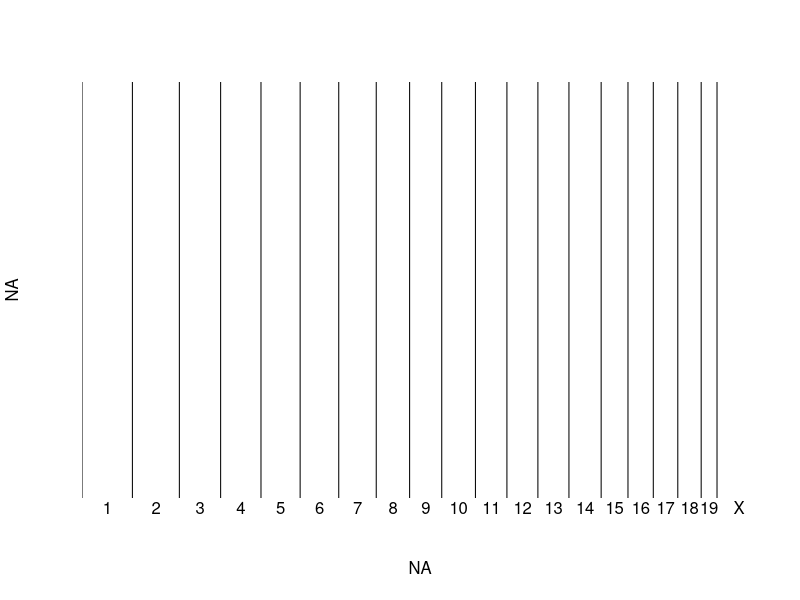
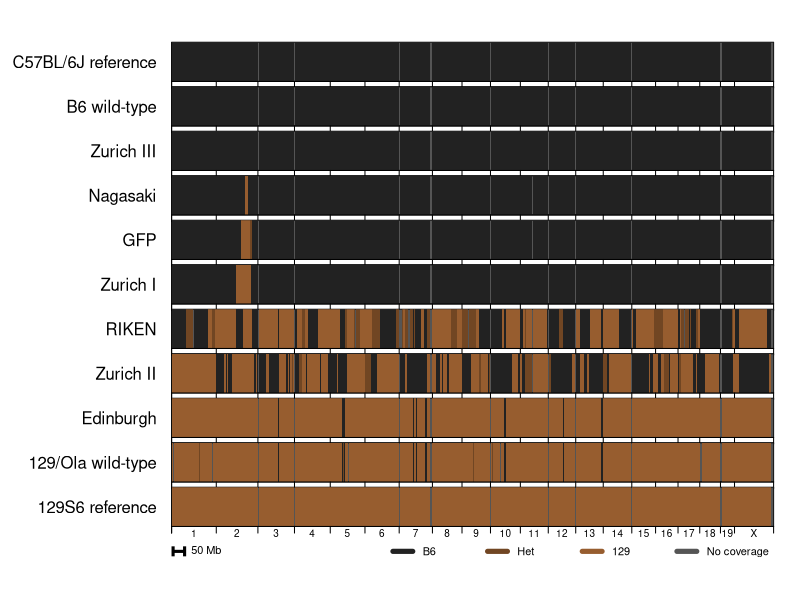

The R source for these figures, in order:
options(stringsAsFactors=FALSE)
require(sqldf)
setwd('~/d/sci/src/ko_snps')
gt = read.table('nuvolone-ko-mice-genotypes.tsv',sep='\t',header=TRUE)

colnames(gt) = tolower(colnames(gt)) # lower case column names

color_b6    = '#222222'
color_129   = '#975D2F' # 
color_het   = '#714623' # halfway between above
color_lines = '#FC1501' # gummi red - http://www.december.com/html/spec/color1.html
color_bg    = '#555555' # background color

value_b6  = 1
value_129 = 0
value_het = 0.5

colordict = list()
colordict[[as.character(value_b6)]] = color_b6
colordict[[as.character(value_het)]] = color_het
colordict[[as.character(value_129)]] = color_129

chrlen = read.table("grcm38-chrom-lengths.tsv",header=TRUE)
# properly number and sort the chromosomes
chrlen$chrno = 0
chrlen$chrno[chrlen$chr=='X'] = 23
chrlen$chrno[chrlen$chr!='X'] = as.integer(chrlen$chr[chrlen$chr!='X'])
# calculate the "absolute position" where each chromosome starts
chrlen = chrlen[with(chrlen, order(chrno)),]
chrlen$startpos = cumsum(as.numeric(chrlen$length)) - chrlen$length + 1
chrlen$endpos = chrlen$startpos + chrlen$length
# assign "absolute position" to each position
gt$abspos = gt$pos + chrlen$startpos[match(gt$chr,chrlen$chr)]
# double check that absolute positions are monotonically increasing
any(gt$abspos != cummax(gt$abspos)) # FALSE is good
# find which SNPs are the highest on their chromosome - for plotting vertical lines at chr breaks
# find places to plot vertical lines between chromosomes
chrbreaks = c(chrlen$startpos,sum(as.numeric(chrlen$length)))
# find places to label chromosomes - midpoint between each line
chrmids = (chrbreaks[1:(length(chrbreaks)-1)] + chrbreaks[2:length(chrbreaks)]) / 2

# test plotting the chromosome boundaries
par(mfrow=c(1,1))
plot(NA,NA,xlim=c(0,max(gt$abspos)),ylim=c(0,1),xaxs='i',axes=FALSE)
abline(v=chrbreaks)
mtext(side=1,at=chrmids,text=chrlen$chr)

colnames(gt)

plot_order = c(6,7,8,9,10,11,12,13,14,15,16) # which columns to plot, and in what order
display_names = colnames(gt)
display_names[plot_order] = c("C57BL/6J reference","B6 wild-type","Zurich III","Nagasaki","GFP","Zurich I","RIKEN","Zurich II","Edinburgh","129/Ola wild-type","129S6 reference")
# placeholder - can add nicer-looking names later


# find left and right boundaries
no_cov_threshold = 1e7 # plot gray if there is no SNP coverage for > 10 Mb
# left boundary is halfway between self and previous SNP, or -10Mb, whichever is closer
left_distance = pmin(no_cov_threshold,c(0,(gt$abspos[2:(dim(gt)[1])]-gt$abspos[1:(dim(gt)[1]-1)])/2))
gt$rectleft = pmax(gt$abspos - left_distance,chrlen$startpos[match(gt$chr,chrlen$chr)]) - 1 
right_distance = pmin(no_cov_threshold,c((gt$abspos[2:(dim(gt)[1])]-gt$abspos[1:(dim(gt)[1]-1)])/2,0))
gt$rectright = pmin(gt$abspos + right_distance,chrlen$endpos[match(gt$chr,chrlen$chr)]) + 1

pdf('ko-mice-genotypes.pdf',width=10,height=5)
par(mfrow=c(length(plot_order)+1,1),mar=c(.2,5,.2,1),oma=c(2,8,3,1))
iteration = 1
for (colno in plot_order) {
  plot(NA,NA,xlim=c(0,sum(as.numeric(chrlen$length))),ylim=c(0,1),yaxs='i',xaxs='i',
       yaxt='n',xaxt='n',ylab='',xlab='',cex.lab=2)
  mtext(side=2,text=paste(display_names[colno],"  "),las=1)
  rect(par("usr")[1],par("usr")[3],par("usr")[2],par("usr")[4],col=color_bg)
  for (i in 1:dim(gt)[1]) {
    rect(xleft=gt$rectleft[i],ybottom=0,xright=gt$rectright[i],ytop=1,col=colordict[[as.character(gt[i,colno])]],border=NA)
  }
  axis(side=1,at=c(1,chrbreaks),labels=NA)
  if (iteration == length(plot_order)) {
    mtext(side=1,at=chrmids,text=chrlen$chr,cex=.6)  
  } 
  iteration = iteration + 1
}
# seventh plot is borderless, to hold legend and scale bar
plot(NA,NA,type='l',lend=2,lwd=3,axes=FALSE,
     xlim=range(gt$abspos),ylim=c(0,1),yaxs='i',xaxs='i',
     ylab='',xlab='')
arrows(x0=1e7,x1=6e7,y0=.5,y1=.5,angle=90,code=3,lwd=3,length=.05,lend=1)
text(6e7,.5,pos=4,labels='50 Mb')
legend('right',ncol=4,c("B6","Het","129","No coverage"),
       col=c(color_b6,color_het,color_129,color_bg),
       pch=NA,lwd=5,bty='n')
# mtext(side=3,outer=TRUE,text='SNP genotyping of PrP knockout mice and controls',padj=-1)

dev.off()
